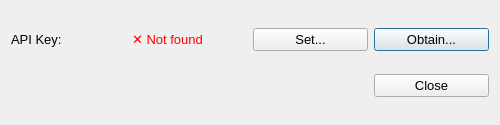
<?xml version="1.0" encoding="UTF-8"?>
<ui version="4.0">
 <class>settings_dlg</class>
 <widget class="QDialog" name="settings_dlg">
  <property name="geometry">
   <rect>
    <x>0</x>
    <y>0</y>
    <width>500</width>
    <height>125</height>
   </rect>
  </property>
  <property name="minimumSize">
   <size>
    <width>500</width>
    <height>100</height>
   </size>
  </property>
  <property name="font">
   <font>
    <family>Segoe UI</family>
    <pointsize>10</pointsize>
   </font>
  </property>
  <property name="windowTitle">
   <string>3Di Scenario Archive settings</string>
  </property>
  <layout class="QGridLayout" name="gridLayout">
   <item row="0" column="5">
    <widget class="QPushButton" name="obtain_pak_pb">
     <property name="text">
      <string>Obtain...</string>
     </property>
    </widget>
   </item>
   <item row="0" column="1">
    <widget class="QLabel" name="label_5">
     <property name="text">
      <string>API Key:</string>
     </property>
    </widget>
   </item>
   <item row="0" column="3">
    <widget class="QLabel" name="pak_label">
     <property name="text">
      <string>&lt;html&gt;&lt;head/&gt;&lt;body&gt;&lt;p&gt;&lt;span style=&quot; color:#ff0000;&quot;&gt;✕ Not found&lt;/span&gt;&lt;/p&gt;&lt;/body&gt;&lt;/html&gt;</string>
     </property>
     <property name="alignment">
      <set>Qt::AlignLeading|Qt::AlignLeft|Qt::AlignVCenter</set>
     </property>
    </widget>
   </item>
   <item row="0" column="4">
    <widget class="QPushButton" name="set_pak_pb">
     <property name="text">
      <string>Set...</string>
     </property>
    </widget>
   </item>
   <item row="2" column="5">
    <widget class="QPushButton" name="close_pb">
     <property name="text">
      <string>Close</string>
     </property>
    </widget>
   </item>
  </layout>
 </widget>
 <resources/>
 <connections/>
</ui>
